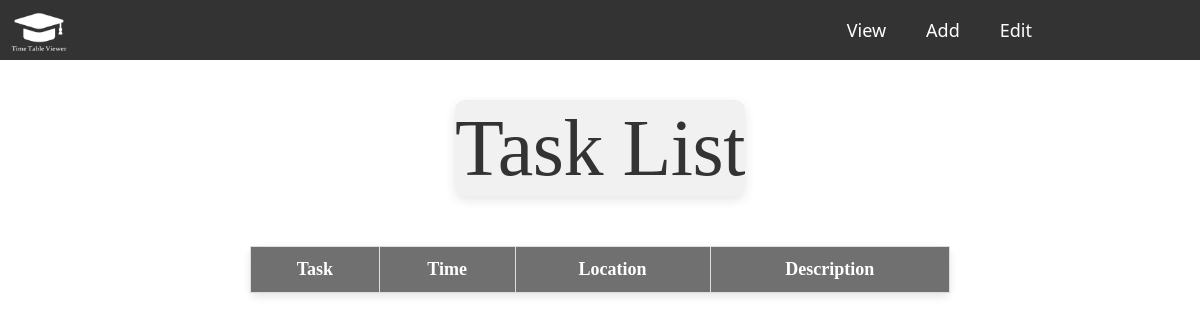
/, run on an earlier commit of the app's database.
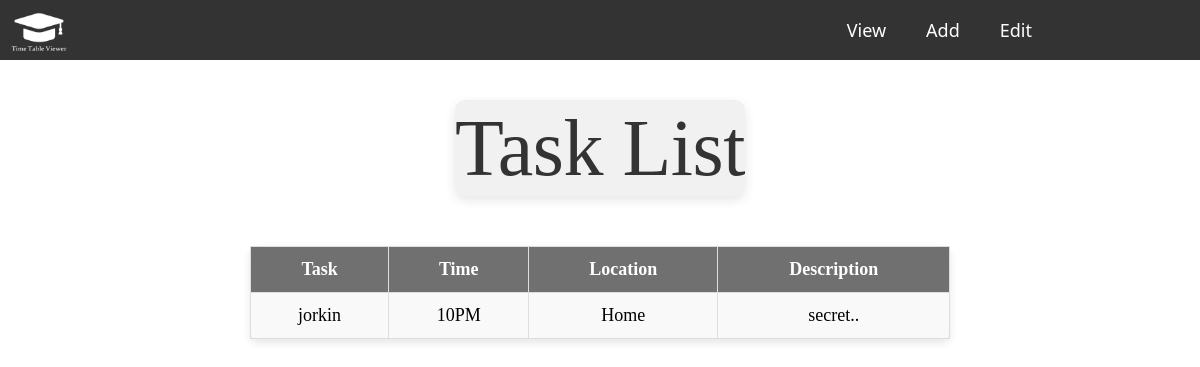
And on a later commit of the database.
### tables this page shows
CREATE TABLE "day" (
	"task"	TEXT NOT NULL,
	"time"	TEXT NOT NULL,
	"location"	TEXT NOT NULL,
	"description"	TEXT NOT NULL,
	"id"	INTEGER NOT NULL,
	PRIMARY KEY("id" AUTOINCREMENT)
);

### app.py (the view, shortened to what this page needs)
@app.route('/')
def index():
    conn = get_db_connection()
    day_tasks = conn.execute('SELECT * FROM day').fetchall()
    conn.close()
    return render_template("index.html", day=day_tasks)

### app.py (called while the page is built)
def get_db_connection():
    conn = sqlite3.connect('TimeTable.db')
    conn.row_factory = sqlite3.Row
    return conn

### templates/index.html (shortened to what this page needs)
<!DOCTYPE html>
<html>
<head>
    <link rel="stylesheet" href="{{ url_for('static', filename='style.css') }}">
</head>
<body>
    <ul id="navbar">
        <li class="navitem"><img src="{{ url_for('static', filename='logo.png') }}" alt="Logo" class="logo"></li>
        <li class="navitem"><a href="{{ url_for('index') }}">View</a></li>
        <li class="navitem"><a href="{{ url_for('add_timetable') }}">Add</a></li>
        <li class="navitem"><a href="{{ url_for('view_timetable') }}">Edit</a></li>
        <form class="search_button" action="action_page.php">
          </form>
    </ul>
    {% block body %}
    <div class="form-container">
        <h2 class="cleanheader">Task List</h2>
        <table id="viewtask">
            <thead>
                <tr>
                    <th>Task</th>
                    <th>Time</th>
                    <th>Location</th>
                    <th>Description</th>
                </tr>
            </thead>
            <tbody>
                {% for day in day %}
                <tr>
                    <td>{{ day.task }}</td>
                    <td>{{ day.time }}</td>
                    <td>{{ day.location }}</td>
                    <td>{{ day.description }}</td>
                </tr>
                {% endfor %}
            </tbody>
        </table>
    </div>
    {% endblock %}
</body>
</html>

What changed in the data, as far as the page shows it:
added day: task "jorkin", time "10PM", location "Home", description "secret.."
